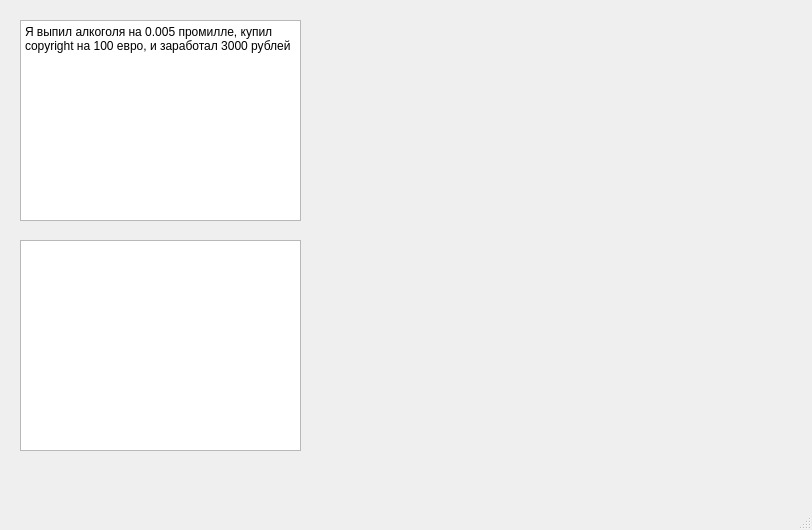
<?xml version="1.0" encoding="UTF-8"?>
<ui version="4.0">
 <class>MainWindow</class>
 <widget class="QMainWindow" name="MainWindow">
  <property name="geometry">
   <rect>
    <x>0</x>
    <y>0</y>
    <width>812</width>
    <height>530</height>
   </rect>
  </property>
  <property name="windowTitle">
   <string>MainWindow</string>
  </property>
  <widget class="QWidget" name="centralwidget">
   <widget class="QPlainTextEdit" name="plainTextEdit">
    <property name="geometry">
     <rect>
      <x>20</x>
      <y>20</y>
      <width>281</width>
      <height>201</height>
     </rect>
    </property>
    <property name="plainText">
     <string>Я выпил алкоголя на 0.005 промилле, купил copyright на 100 евро, и заработал 3000 рублей</string>
    </property>
   </widget>
   <widget class="QPlainTextEdit" name="plainTextEdit_2">
    <property name="geometry">
     <rect>
      <x>20</x>
      <y>240</y>
      <width>281</width>
      <height>211</height>
     </rect>
    </property>
   </widget>
  </widget>
  <widget class="QMenuBar" name="menubar">
   <property name="geometry">
    <rect>
     <x>0</x>
     <y>0</y>
     <width>812</width>
     <height>22</height>
    </rect>
   </property>
  </widget>
  <widget class="QStatusBar" name="statusbar"/>
 </widget>
 <resources/>
 <connections/>
</ui>
